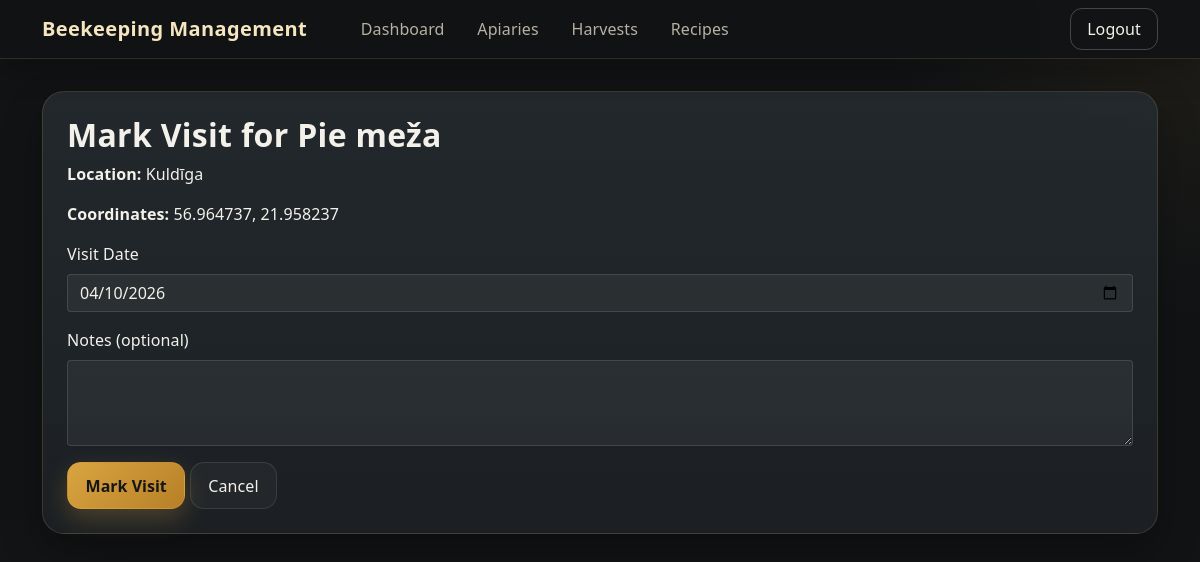
Page /apiaries/mark_visit/2 (signed in) on the committed database.
### tables this page shows
CREATE TABLE apiaries (
                id INTEGER PRIMARY KEY,
                name TEXT NOT NULL,
                last_visit_date TEXT
            , location TEXT, latitude REAL, longitude REAL, user_id INTEGER NOT NULL DEFAULT 1);

### web_app.py (the view, shortened to what this page needs)
@app.route('/apiaries/mark_visit/<int:apiary_id>', methods=['GET', 'POST'])
def mark_visit(apiary_id):
    conn = sqlite3.connect('beekeeping.db')
    c = conn.cursor()
    c.execute("SELECT name, location, latitude, longitude FROM apiaries WHERE id = ?", (apiary_id,))
    apiary = c.fetchone()
    apiary_name = apiary[0]
    apiary_location = apiary[1]
    apiary_lat = apiary[2]
    apiary_lng = apiary[3]
    conn.close()
    return render_template('mark_visit.html', apiary_name=apiary_name, apiary_location=apiary_location, apiary_lat=apiary_lat, apiary_lng=apiary_lng, apiary_id=apiary_id, today=datetime.now().strftime('%Y-%m-%d'))

### web_app.py (called while the page is built)
@app.before_request
def require_login():
    allowed = {"login", "register", "logout", "static", "serve_image"}  # names of view functions that don't require auth
    if request.endpoint not in allowed and not session.get("logged_in"):
        return redirect(url_for("login"))

### templates/mark_visit.html (shortened to what this page needs)
{% extends "base.html" %}
{% block content %}
<div class="glass-panel p-4 mb-4">
<h2 class="section-title">Mark Visit for {{ apiary_name }}</h2>
{% if apiary_location %}
<p><strong>Location:</strong> {{ apiary_location }}</p>
{% endif %}
{% if apiary_lat and apiary_lng %}
<p><strong>Coordinates:</strong> {{ "%.6f"|format(apiary_lat) }}, {{ "%.6f"|format(apiary_lng) }}</p>
{% endif %}
<form method="post">
    <div class="mb-3">
        <label for="visit_date" class="form-label">Visit Date</label>
        <input type="date" class="form-control" id="visit_date" name="visit_date" value="{{ today }}" required>
    </div>
    <div class="mb-3">
        <label for="notes" class="form-label">Notes (optional)</label>
        <textarea class="form-control" id="notes" name="notes" rows="3"></textarea>
    </div>
    <button type="submit" class="btn btn-honey">Mark Visit</button>
    <a href="{{ url_for('apiaries') }}" class="btn btn-soft">Cancel</a>
</form>
</div>
{% endblock %}

### templates/base.html (style rules this page uses)
:root { --bg: #111315; --bg-soft: #171a1d; --panel: #1d2125; --panel-2: #242a2f; --border: rgba(255, 209, 102, 0.14); --text: #f3f1ea; --muted: #b8b1a3; --accent: #d9a441; --accent-hover: #e3b65f; --success-bg: #1d2b21; --success-border: #35553d; }
html, body { height: 100%; }
body { background: radial-gradient(circle at top right, rgba(217, 164, 65, 0.08), transparent 22%), radial-gradient(circle at bottom left, rgba(217, 164, 65, 0.05), transparent 20%), var(--bg); color: var(--text); font-family: "Segoe UI", Tahoma, Geneva, Verdana, sans-serif; letter-spacing: 0.1px; }
.glass-panel, .card { background: linear-gradient(180deg, rgba(36, 42, 47, 0.92), rgba(29, 33, 37, 0.96)); border: 1px solid var(--border); border-radius: 22px; box-shadow: 0 18px 40px rgba(0, 0, 0, 0.28); }
.section-title { font-weight: 700; letter-spacing: 0.3px; }
.btn { border-radius: 14px; transition: all 0.18s ease; padding: 0.65rem 1.1rem; }
.btn-primary, .btn-honey { background: linear-gradient(135deg, var(--accent), #b78027); border: 1px solid rgba(217, 164, 65, 0.30); color: #161616; font-weight: 600; box-shadow: 0 10px 24px rgba(217, 164, 65, 0.25); }
.btn-soft { background: rgba(255, 255, 255, 0.03); border: 1px solid rgba(255, 255, 255, 0.10); color: var(--text); }
.form-control, .form-select { background: rgba(255, 255, 255, 0.05); border: 1px solid rgba(255, 255, 255, 0.12); color: var(--text); box-shadow: none; }
.form-control::placeholder { color: rgba(243, 241, 234, 0.45); }

### rows in the picture
apiaries: name "Pie meža", location "Kuldīga", latitude "56.964737", longitude "21.958237"
